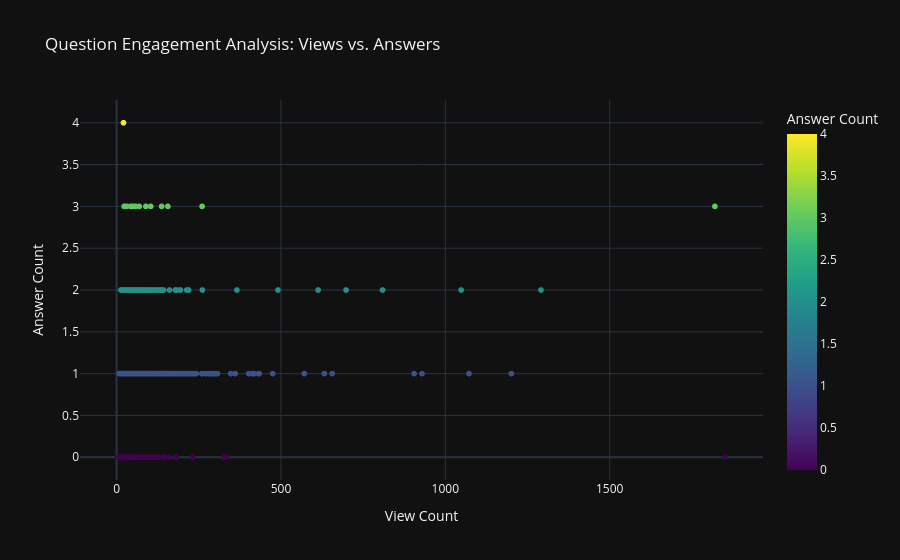

The code cell stored with this chart in its notebook:
### Code cell
# Display Engagement Scatter Plot
figScatter = px.scatter(
    dfEngagement, 
    x="Views", 
    y="Answers", 
    hover_name="Title",
    title="Question Engagement Analysis: Views vs. Answers",
    labels={"Views": "View Count", "Answers": "Answer Count"},
    template="plotly_dark",
    color="Answers",
    color_continuous_scale="Viridis"
)
figScatter.show()

### Figure 1 — Plotly figure (JSON) as saved in the notebook; plotly's stock layout.template omitted (floating-point values rounded to 4 significant figures; data arrays with more than 128 entries replaced by an {"elided": "..."} marker saying what was removed)
{"data": [{"hovertemplate": "<b>%{hovertext}</b><br><br>View Count=%{x}<br>Answer Count=%{marker.color}<extra></extra>", "hovertext": {"elided": "1589 str values"}, "legendgroup": "", "marker": {"color": {"elided": "1589 int values"}, "coloraxis": "coloraxis", "symbol": "circle"}, "mode": "markers", "name": "", "showlegend": false, "type": "scattergl", "x": {"elided": "1589 int values"}, "xaxis": "x", "y": {"elided": "1589 int values"}, "yaxis": "y"}], "layout": {"coloraxis": {"colorbar": {"title": {"text": "Answer Count"}}, "colorscale": [[0, "#440154"], [0.1111, "#482878"], [0.2222, "#3e4989"], [0.3333, "#31688e"], [0.4444, "#26828e"], [0.5556, "#1f9e89"], [0.6667, "#35b779"], [0.7778, "#6ece58"], [0.8889, "#b5de2b"], [1, "#fde725"]]}, "legend": {"tracegroupgap": 0}, "title": {"text": "Question Engagement Analysis: Views vs. Answers"}, "xaxis": {"anchor": "y", "domain": [0, 1], "title": {"text": "View Count"}}, "yaxis": {"anchor": "x", "domain": [0, 1], "title": {"text": "Answer Count"}}}}
